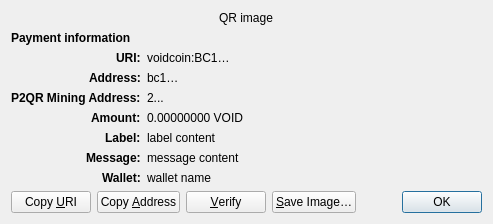
<?xml version="1.0" encoding="UTF-8"?>
<ui version="4.0">
 <class>ReceiveRequestDialog</class>
 <widget class="QDialog" name="ReceiveRequestDialog">
  <property name="geometry">
   <rect>
    <x>0</x>
    <y>0</y>
    <width>413</width>
    <height>260</height>
   </rect>
  </property>
  <property name="windowTitle">
   <string>Request payment to …</string>
  </property>
  <layout class="QGridLayout" name="gridLayout" columnstretch="0,1">
   <property name="sizeConstraint">
    <enum>QLayout::SetFixedSize</enum>
   </property>
   <item row="0" column="0" colspan="2" alignment="Qt::AlignHCenter">
    <widget class="QRImageWidget" name="qr_code">
     <property name="text">
      <string notr="true">QR image</string>
     </property>
     <property name="textInteractionFlags">
      <set>Qt::NoTextInteraction</set>
     </property>
    </widget>
   </item>
   <item row="1" column="0" colspan="2">
    <widget class="QLabel" name="payment_header">
     <property name="font">
      <font>
       <weight>75</weight>
       <bold>true</bold>
      </font>
     </property>
     <property name="text">
      <string>Payment information</string>
     </property>
     <property name="textInteractionFlags">
      <set>Qt::NoTextInteraction</set>
     </property>
    </widget>
   </item>
   <item row="2" column="0" alignment="Qt::AlignRight|Qt::AlignTop">
    <widget class="QLabel" name="uri_tag">
     <property name="font">
      <font>
       <weight>75</weight>
       <bold>true</bold>
      </font>
     </property>
     <property name="text">
      <string notr="true">URI:</string>
     </property>
     <property name="textFormat">
      <enum>Qt::PlainText</enum>
     </property>
     <property name="textInteractionFlags">
      <set>Qt::NoTextInteraction</set>
     </property>
    </widget>
   </item>
   <item row="2" column="1" alignment="Qt::AlignTop">
    <widget class="QLabel" name="uri_content">
     <property name="text">
      <string notr="true">voidcoin:BC1…</string>
     </property>
     <property name="textFormat">
      <enum>Qt::RichText</enum>
     </property>
     <property name="wordWrap">
      <bool>true</bool>
     </property>
     <property name="textInteractionFlags">
      <set>Qt::TextSelectableByMouse</set>
     </property>
    </widget>
   </item>
   <item row="3" column="0" alignment="Qt::AlignRight|Qt::AlignTop">
    <widget class="QLabel" name="address_tag">
     <property name="font">
      <font>
       <weight>75</weight>
       <bold>true</bold>
      </font>
     </property>
     <property name="text">
      <string>Address:</string>
     </property>
     <property name="textInteractionFlags">
      <set>Qt::NoTextInteraction</set>
     </property>
    </widget>
   </item>
   <item row="3" column="1" alignment="Qt::AlignTop">
    <widget class="QLabel" name="address_content">
     <property name="text">
      <string notr="true">bc1…</string>
     </property>
     <property name="textFormat">
      <enum>Qt::PlainText</enum>
     </property>
     <property name="textInteractionFlags">
      <set>Qt::TextSelectableByMouse</set>
     </property>
    </widget>
   </item>
      <item row="4" column="0" alignment="Qt::AlignRight|Qt::AlignTop">
    <widget class="QLabel" name="p2qr_mining_address_tag">
     <property name="font">
      <font>
       <weight>75</weight>
       <bold>true</bold>
      </font>
     </property>
     <property name="text">
      <string>P2QR Mining Address:</string>
     </property>
     <property name="toolTip">
      <string>Use this address with existing BTC-style mining pools that do not accept native P2QR addresses. It is tied to the P2QR address above.</string>
     </property>
     <property name="textInteractionFlags">
      <set>Qt::NoTextInteraction</set>
     </property>
    </widget>
   </item>
   <item row="4" column="1" alignment="Qt::AlignTop">
    <widget class="QLabel" name="p2qr_mining_address_content">
     <property name="text">
      <string notr="true">2...</string>
     </property>
     <property name="textFormat">
      <enum>Qt::PlainText</enum>
     </property>
     <property name="wordWrap">
      <bool>true</bool>
     </property>
     <property name="textInteractionFlags">
      <set>Qt::TextSelectableByMouse</set>
     </property>
    </widget>
   </item>
   <item row="5" column="0" alignment="Qt::AlignRight|Qt::AlignTop">
    <widget class="QLabel" name="amount_tag">
     <property name="font">
      <font>
       <weight>75</weight>
       <bold>true</bold>
      </font>
     </property>
     <property name="text">
      <string>Amount:</string>
     </property>
     <property name="textInteractionFlags">
      <set>Qt::NoTextInteraction</set>
     </property>
    </widget>
   </item>
   <item row="5" column="1" alignment="Qt::AlignTop">
    <widget class="QLabel" name="amount_content">
     <property name="text">
      <string notr="true">0.00000000 VOID</string>
     </property>
     <property name="textFormat">
      <enum>Qt::PlainText</enum>
     </property>
     <property name="textInteractionFlags">
      <set>Qt::TextSelectableByMouse</set>
     </property>
    </widget>
   </item>
   <item row="6" column="0" alignment="Qt::AlignRight|Qt::AlignTop">
    <widget class="QLabel" name="label_tag">
     <property name="font">
      <font>
       <weight>75</weight>
       <bold>true</bold>
      </font>
     </property>
     <property name="text">
      <string>Label:</string>
     </property>
     <property name="textInteractionFlags">
      <set>Qt::NoTextInteraction</set>
     </property>
    </widget>
   </item>
   <item row="6" column="1" alignment="Qt::AlignTop">
    <widget class="QLabel" name="label_content">
     <property name="text">
      <string notr="true">label content</string>
     </property>
     <property name="textFormat">
      <enum>Qt::PlainText</enum>
     </property>
     <property name="wordWrap">
      <bool>true</bool>
     </property>
     <property name="textInteractionFlags">
      <set>Qt::TextSelectableByMouse</set>
     </property>
    </widget>
   </item>
   <item row="7" column="0" alignment="Qt::AlignRight|Qt::AlignTop">
    <widget class="QLabel" name="message_tag">
     <property name="font">
      <font>
       <weight>75</weight>
       <bold>true</bold>
      </font>
     </property>
     <property name="text">
      <string>Message:</string>
     </property>
     <property name="textInteractionFlags">
      <set>Qt::NoTextInteraction</set>
     </property>
    </widget>
   </item>
   <item row="7" column="1" alignment="Qt::AlignTop">
    <widget class="QLabel" name="message_content">
     <property name="text">
      <string notr="true">message content</string>
     </property>
     <property name="textFormat">
      <enum>Qt::PlainText</enum>
     </property>
     <property name="wordWrap">
      <bool>true</bool>
     </property>
     <property name="textInteractionFlags">
      <set>Qt::TextSelectableByMouse</set>
     </property>
    </widget>
   </item>
   <item row="8" column="0" alignment="Qt::AlignRight|Qt::AlignTop">
    <widget class="QLabel" name="wallet_tag">
     <property name="font">
      <font>
       <weight>75</weight>
       <bold>true</bold>
      </font>
     </property>
     <property name="text">
      <string>Wallet:</string>
     </property>
     <property name="textInteractionFlags">
      <set>Qt::NoTextInteraction</set>
     </property>
    </widget>
   </item>
   <item row="8" column="1" alignment="Qt::AlignTop">
    <widget class="QLabel" name="wallet_content">
     <property name="text">
      <string notr="true">wallet name</string>
     </property>
     <property name="textFormat">
      <enum>Qt::PlainText</enum>
     </property>
     <property name="wordWrap">
      <bool>true</bool>
     </property>
     <property name="textInteractionFlags">
      <set>Qt::TextSelectableByMouse</set>
     </property>
    </widget>
   </item>
   <item row="9" column="0" colspan="2">
    <layout class="QHBoxLayout" name="horizontalLayout">
     <item>
      <widget class="QPushButton" name="btnCopyURI">
       <property name="text">
        <string>Copy &amp;URI</string>
       </property>
       <property name="autoDefault">
        <bool>false</bool>
       </property>
      </widget>
     </item>
     <item>
      <widget class="QPushButton" name="btnCopyAddress">
       <property name="text">
        <string>Copy &amp;Address</string>
       </property>
       <property name="autoDefault">
        <bool>false</bool>
       </property>
      </widget>
     </item>
     <item>
      <widget class="QPushButton" name="btnVerify">
       <property name="text">
        <string>&amp;Verify</string>
       </property>
       <property name="toolTip">
        <string>Verify this address on e.g. a hardware wallet screen</string>
       </property>
       <property name="autoDefault">
        <bool>false</bool>
       </property>
      </widget>
     </item>
     <item>
      <widget class="QPushButton" name="btnSaveAs">
       <property name="text">
        <string>&amp;Save Image…</string>
       </property>
       <property name="autoDefault">
        <bool>false</bool>
       </property>
      </widget>
     </item>
     <item>
      <spacer name="horizontalSpacer_2">
       <property name="orientation">
        <enum>Qt::Horizontal</enum>
       </property>
       <property name="sizeHint" stdset="0">
        <size>
         <width>40</width>
         <height>20</height>
        </size>
       </property>
      </spacer>
     </item>
     <item>
      <widget class="QDialogButtonBox" name="buttonBox">
       <property name="focusPolicy">
        <enum>Qt::StrongFocus</enum>
       </property>
       <property name="standardButtons">
        <set>QDialogButtonBox::Ok</set>
       </property>
      </widget>
     </item>
    </layout>
   </item>
  </layout>
 </widget>
 <customwidgets>
  <customwidget>
   <class>QRImageWidget</class>
   <extends>QLabel</extends>
   <header>qt/qrimagewidget.h</header>
  </customwidget>
 </customwidgets>
 <tabstops>
  <tabstop>buttonBox</tabstop>
  <tabstop>btnCopyURI</tabstop>
  <tabstop>btnCopyAddress</tabstop>
  <tabstop>btnSaveAs</tabstop>
 </tabstops>
 <resources/>
 <connections>
  <connection>
   <sender>buttonBox</sender>
   <signal>accepted()</signal>
   <receiver>ReceiveRequestDialog</receiver>
   <slot>accept()</slot>
   <hints>
    <hint type="sourcelabel">
     <x>135</x>
     <y>230</y>
    </hint>
    <hint type="destinationlabel">
     <x>135</x>
     <y>126</y>
    </hint>
   </hints>
  </connection>
 </connections>
</ui>
